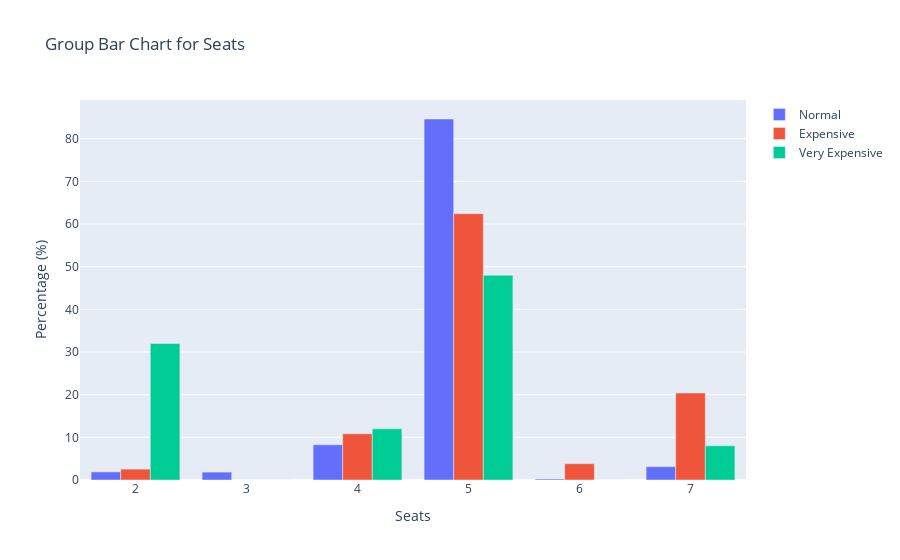
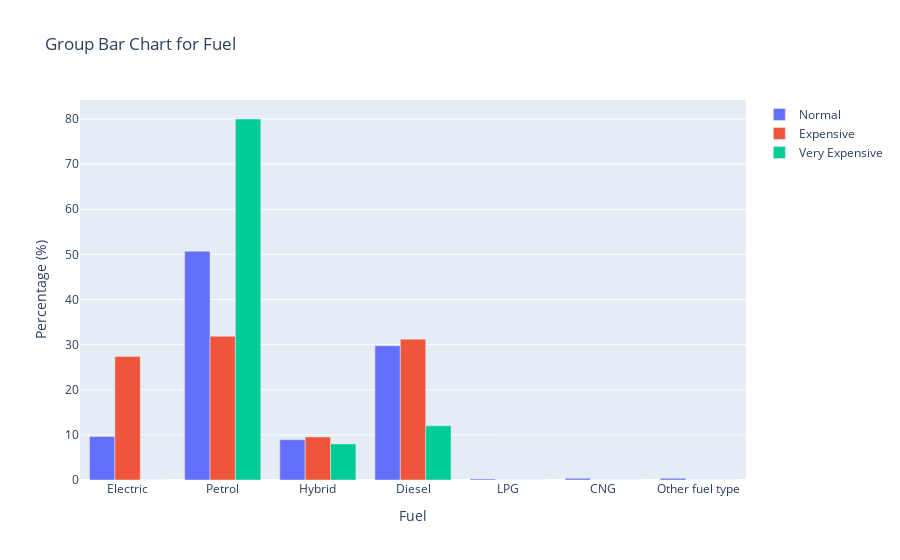
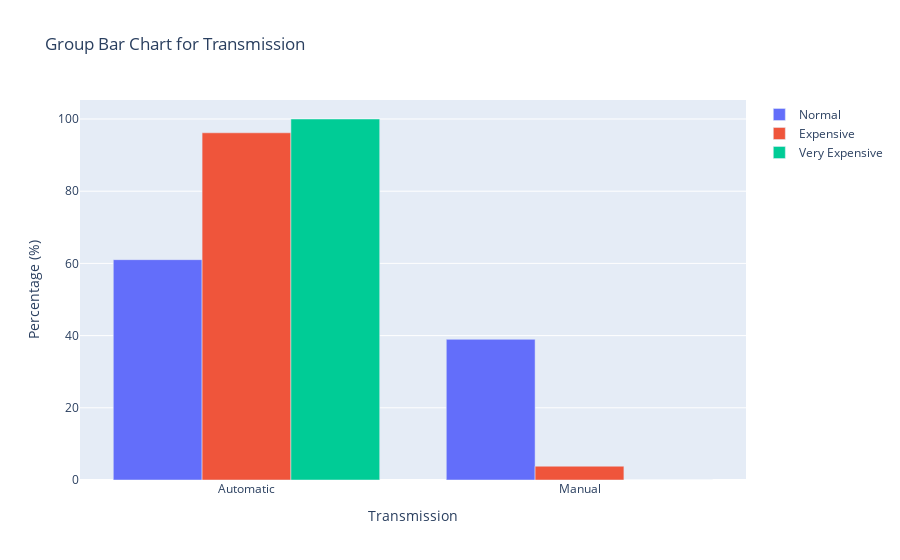
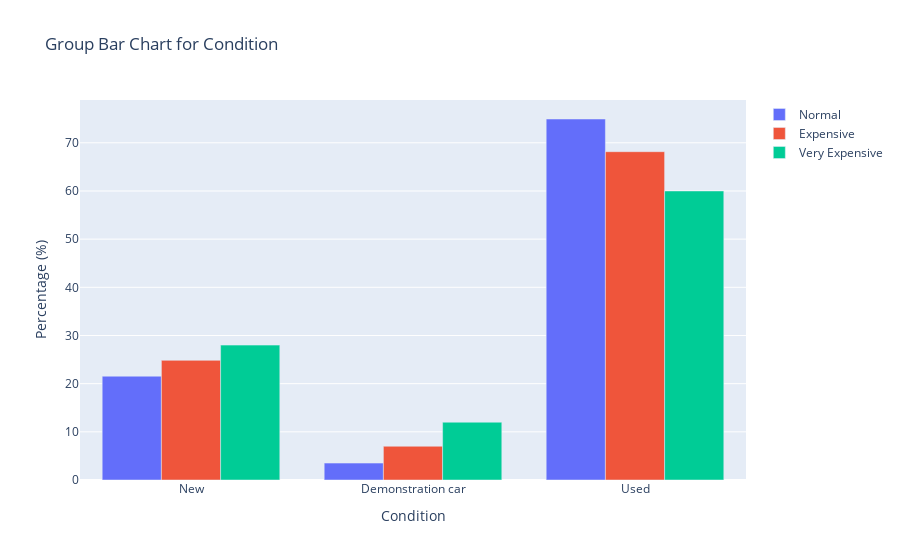

The notebook cell saved with these charts, in order:
### Markdown cell above
Comment:




Next, we will analyze additional parameters to examine the distribution trends of cars within different groups.

### Code cell
columns = ["Seats", "Fuel", "Transmission", "Condition"]

for column in columns:
    # Tạo danh sách các nhóm và các nhãn
    groups = df['Type'].unique()
    labels = df[column].unique()

    # Tạo một biểu đồ cột nhóm
    fig = go.Figure()

    # Vẽ từng cột cho mỗi nhóm
    for i, group in enumerate(groups):
        # Lọc dữ liệu cho mỗi nhóm
        group_data = df[df['Type'] == group]
        
        # Tính toán phần trăm cho mỗi nhãn trong nhóm
        percentages = [group_data[group_data[column] == label].shape[0] / group_data.shape[0] * 100 for label in labels]
        
        # Vẽ cột
        fig.add_trace(go.Bar(
            x=labels, 
            y=percentages, 
            name=str(group),
        ))

    # Đặt nhãn cho các trục và biểu đồ
    fig.update_layout(barmode='group', xaxis_title=column, yaxis_title='Percentage (%)', title=f'Group Bar Chart for {column}')

    # Hiển thị biểu đồ
    fig.show()

### Figure 1 — Plotly figure (JSON) as saved in the notebook; plotly's stock layout.template omitted (floating-point values rounded to 4 significant figures)
{"data": [{"name": "Normal", "type": "bar", "x": [5, 4, 6, 7, 2, 3], "y": [84.62, 8.258, 0.2373, 3.132, 1.898, 1.851]}, {"name": "Expensive", "type": "bar", "x": [5, 4, 6, 7, 2, 3], "y": [62.42, 10.83, 3.822, 20.38, 2.548, 0]}, {"name": "Very Expensive", "type": "bar", "x": [5, 4, 6, 7, 2, 3], "y": [48, 12, 0, 8, 32, 0]}], "layout": {"barmode": "group", "title": {"text": "Group Bar Chart for Seats"}, "xaxis": {"title": {"text": "Seats"}}, "yaxis": {"title": {"text": "Percentage (%)"}}}}

### Figure 2 — Plotly figure (JSON) as saved in the notebook; plotly's stock layout.template omitted (floating-point values rounded to 4 significant figures)
{"data": [{"name": "Normal", "type": "bar", "x": ["Electric", "Petrol", "Hybrid", "Diesel", "LPG", "CNG", "Other fuel type"], "y": [9.635, 50.69, 8.923, 29.76, 0.2373, 0.3797, 0.3797]}, {"name": "Expensive", "type": "bar", "x": ["Electric", "Petrol", "Hybrid", "Diesel", "LPG", "CNG", "Other fuel type"], "y": [27.39, 31.85, 9.554, 31.21, 0, 0, 0]}, {"name": "Very Expensive", "type": "bar", "x": ["Electric", "Petrol", "Hybrid", "Diesel", "LPG", "CNG", "Other fuel type"], "y": [0, 80, 8, 12, 0, 0, 0]}], "layout": {"barmode": "group", "title": {"text": "Group Bar Chart for Fuel"}, "xaxis": {"title": {"text": "Fuel"}}, "yaxis": {"title": {"text": "Percentage (%)"}}}}

### Figure 3 — Plotly figure (JSON) as saved in the notebook; plotly's stock layout.template omitted (floating-point values rounded to 4 significant figures)
{"data": [{"name": "Normal", "type": "bar", "x": ["Automatic", "Manual"], "y": [61.03, 38.97]}, {"name": "Expensive", "type": "bar", "x": ["Automatic", "Manual"], "y": [96.18, 3.822]}, {"name": "Very Expensive", "type": "bar", "x": ["Automatic", "Manual"], "y": [100, 0]}], "layout": {"barmode": "group", "title": {"text": "Group Bar Chart for Transmission"}, "xaxis": {"title": {"text": "Transmission"}}, "yaxis": {"title": {"text": "Percentage (%)"}}}}

### Figure 4 — Plotly figure (JSON) as saved in the notebook; plotly's stock layout.template omitted (floating-point values rounded to 4 significant figures)
{"data": [{"name": "Normal", "type": "bar", "x": ["New", "Demonstration car", "Used"], "y": [21.55, 3.512, 74.94]}, {"name": "Expensive", "type": "bar", "x": ["New", "Demonstration car", "Used"], "y": [24.84, 7.006, 68.15]}, {"name": "Very Expensive", "type": "bar", "x": ["New", "Demonstration car", "Used"], "y": [28.0, 12, 60]}], "layout": {"barmode": "group", "title": {"text": "Group Bar Chart for Condition"}, "xaxis": {"title": {"text": "Condition"}}, "yaxis": {"title": {"text": "Percentage (%)"}}}}
